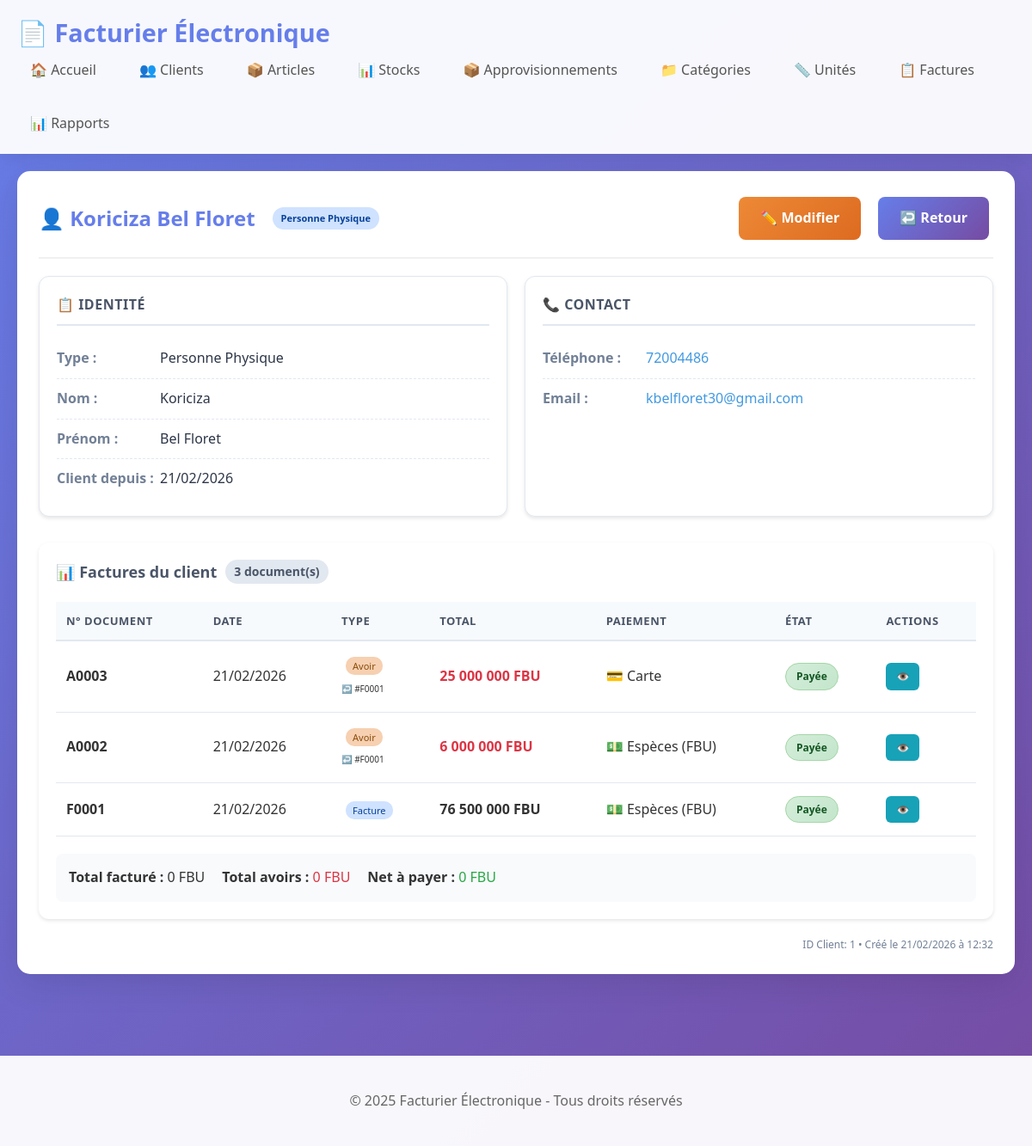
Screenshot of /client/1 with the database file from the repository.
### models.py (models this page shows, shortened)
class Client(db.Model):
    __tablename__ = 'clients'
    id = db.Column(db.Integer, primary_key=True)
    type_client = db.Column(db.String(10), nullable=False, default='person')
    nom = db.Column(db.String(100), nullable=False)
    prenom = db.Column(db.String(100))
    quartier = db.Column(db.String(100))
    avenue = db.Column(db.String(100))
    numero = db.Column(db.String(20))
    nif = db.Column(db.String(50))
    telephone = db.Column(db.String(20))
    email = db.Column(db.String(100))
    date_creation = db.Column(db.DateTime, default=datetime.utcnow)
    factures = db.relationship('Facture', back_populates='client', lazy=True)

class Facture(db.Model):
    __tablename__ = 'factures'
    id = db.Column(db.Integer, primary_key=True)
    numero = db.Column(db.String(20), unique=True)
    client_id = db.Column(db.Integer, db.ForeignKey('clients.id'))
    date_creation = db.Column(db.DateTime, default=datetime.utcnow)
    type_document = db.Column(db.String(20), default='facture')
    facture_originale_id = db.Column(db.Integer, db.ForeignKey('factures.id'), nullable=True)
    facture_originale = db.relationship('Facture', remote_side=[id], backref='avoirs')
    devise = db.Column(db.String(10), nullable=True)
    paiement = db.Column(db.String(50))
    etat = db.Column(db.String(50), default='En attente')
    total = db.Column(db.Float, default=0)
    notes = db.Column(db.Text)
    client = db.relationship('Client', back_populates='factures')
    lignes = db.relationship('LigneFacture', backref='facture', lazy=True, cascade='all, delete-orphan')

### app.py (the view)
@app.route('/client/<int:id>')
def client_detail(id):
    client = Client.query.get_or_404(id)
    return render_template('client.html', client=client)

### templates/client.html (shortened to what this page needs)
{% extends "base.html" %}
{% block content %}
<div class="card">
    <div class="card-header">
        <h2 style="display: flex; align-items: center; gap: 10px;">
            {% if client.type_client == 'person' %}
                👤 {{ client.nom }} {{ client.prenom or '' }}
            {% else %}
                🏢 {{ client.nom }}
            {% endif %}
            <span class="type-badge {% if client.type_client == 'person' %}type-person{% else %}type-societe{% endif %}">
                {% if client.type_client == 'person' %}
                    Personne Physique
                {% else %}
                    {{ client.type_client }}
                {% endif %}
            </span>
        </h2>
        <div style="display: flex; gap: 10px;">
            <a href="{{ url_for('client_edit', id=client.id) }}" class="btn btn-warning">
                ✏️ Modifier
            </a>
            <a href="{{ url_for('clients_list') }}" class="btn btn-primary">
                ↩️ Retour
            </a>
        </div>
    </div>
    <div class="info-grid">
        <div class="info-card">
            <h3>📋 Identité</h3>
            <div class="info-row">
                <span class="info-label">Type :</span>
                <span class="info-value">
                    {% if client.type_client == 'person' %}
                        Personne Physique
                    {% else %}
                        {{ client.type_client }}
                    {% endif %}
                </span>
            </div>
            <div class="info-row">
                <span class="info-label">Nom :</span>
                <span class="info-value">{{ client.nom }}</span>
            </div>
            {% if client.type_client == 'person' and client.prenom %}
            <div class="info-row">
                <span class="info-label">Prénom :</span>
                <span class="info-value">{{ client.prenom }}</span>
            </div>
            {% endif %}
            <div class="info-row">
                <span class="info-label">Client depuis :</span>
                <span class="info-value">{{ client.date_creation.strftime('%d/%m/%Y') if client.date_creation else '-' }}</span>
            </div>
        </div>
        <div class="info-card">
            <h3>📞 Contact</h3>
            {% if client.telephone %}
            <div class="info-row">
                <span class="info-label">Téléphone :</span>
                <span class="info-value">
                    <a href="tel:{{ client.telephone }}" style="color: #4299e1; text-decoration: none;">
                        {{ client.telephone }}
                    </a>
                </span>
            </div>
            {% endif %}
            {% if client.email %}
            <div class="info-row">
                <span class="info-label">Email :</span>
                <span class="info-value">
                    <a href="mailto:{{ client.email }}" style="color: #4299e1; text-decoration: none;">
                        {{ client.email }}
                    </a>
                </span>
            </div>
            {% endif %}
        </div>
    </div>
    <div class="factures-section">
        <h3>
            📊 Factures du client
            <span class="factures-count">{{ client.factures|length }} document(s)</span>
        </h3>
        {% if client.factures %}
        <div class="table-container">
            <table>
                <thead>
                    <tr>
                        <th>N° Document</th>
                        <th>Date</th>
                        <th>Type</th>
                        <th>Total</th>
                        <th>Paiement</th>
                        <th>État</th>
                        <th>Actions</th>
                    </tr>
                </thead>
                <tbody>
                    {% for facture in client.factures|sort(attribute='date_creation', reverse=true) %}
                    <tr>
                        <td>
                            <strong>{{ facture.numero or facture.id }}</strong>
                        </td>
                        <td>{{ facture.date_creation.strftime('%d/%m/%Y') if facture.date_creation else '-' }}</td>
                        <td>
                            {% if facture.type_document == 'avoir' %}
                                <span class="document-type document-avoir">Avoir</span>
                            {% else %}
                                <span class="document-type document-facture">Facture</span>
                            {% endif %}
                            {% if facture.type_document == 'avoir' and facture.facture_originale %}
                                <br>
                                <small style="font-size: 10px;">↩️ #{{ facture.facture_originale.numero }}</small>
                            {% endif %}
                        </td>
                        <td>
                            <strong {% if facture.type_document == 'avoir' %}style="color: #dc3545;"{% endif %}>
                                {{ "{:,.0f}".format(facture.total).replace(',', ' ') }} FBU
                            </strong>
                        </td>
                        <td>
                            {% if facture.paiement %}
                                {% if facture.paiement == 'espèces' %}
                                    💵 Espèces
                                    {% if facture.devise %}
                                        ({{ facture.devise }})
                                    {% endif %}
                                {% elif facture.paiement == 'carte' %}
                                    💳 Carte
                                {% elif facture.paiement == 'crédit' %}
                                    📝 Crédit
                                {% elif facture.paiement == 'banque' %}
                                    🏦 Virement
                                {% elif facture.paiement == 'mobile' %}
                                    📱 Mobile money
                                {% else %}
                                    {{ facture.paiement }}
                                {% endif %}
                            {% else %}
                                -
                            {% endif %}
                        </td>
                        <td>
                            <span class="etat-badge
                                {% if facture.etat == 'Payée' %}etat-paye
                                {% elif facture.etat == 'Annulée' %}etat-annulee
                                {% else %}etat-attente{% endif %}">
                                {{ facture.etat }}
                            </span>
                        </td>
                        <td>
                            <a href="{{ url_for('facture_detail', id=facture.id) }}"
                               class="btn-sm btn-info-sm" title="Voir détails">
                                👁️
                            </a>
                        </td>
                    </tr>
                    {% endfor %}
                </tbody>
            </table>
        </div>
        <div style="margin-top: 20px; padding: 15px; background: #f8fafc; border-radius: 8px; display: flex; gap: 20px; flex-wrap: wrap;">
            {% set total_factures = 0 %}
            {% set total_avoirs = 0 %}
            {% for f in client.factures %}
                {% if f.type_document == 'facture' %}
                    {% set total_factures = total_factures + f.total %}
                {% else %}
                    {% set total_avoirs = total_avoirs + f.total %}
                {% endif %}
            {% endfor %}
            <div>
                <strong>Total facturé :</strong>
                {{ "{:,.0f}".format(total_factures).replace(',', ' ') }} FBU
            </div>
            <div>
                <strong>Total avoirs :</strong>
                <span style="color: #dc3545;">{{ "{:,.0f}".format(total_avoirs).replace(',', ' ') }} FBU</span>
            </div>
            <div>
                <strong>Net à payer :</strong>
                <span style="color: #28a745;">{{ "{:,.0f}".format(total_factures - total_avoirs).replace(',', ' ') }} FBU</span>
            </div>
        </div>
        {% endif %}
    </div>
    <div class="client-footer">
        ID Client: {{ client.id }} • Créé le {{ client.date_creation.strftime('%d/%m/%Y à %H:%M') if client.date_creation else '-' }}
    </div>
</div>
{% endblock %}

### static/style.css (style rules this page uses)
* { margin: 0; padding: 0; box-sizing: border-box; }
body { font-family: 'Segoe UI', Tahoma, Geneva, Verdana, sans-serif; line-height: 1.6; color: #333; background: linear-gradient(135deg, #667eea 0%, #764ba2 100%); min-height: 100vh; }
a { text-decoration: none; color: #667eea; }
.card { background: white; border-radius: 15px; padding: 25px; margin-bottom: 25px; box-shadow: 0 10px 40px rgba(0,0,0,0.1); transition: transform 0.3s; }
.card-header { display: flex; justify-content: space-between; align-items: center; flex-wrap: wrap; margin-bottom: 20px; padding-bottom: 15px; border-bottom: 2px solid #f0f0f0; }
.card-header h2 { color: #667eea; font-size: 1.5rem; }
table { width: 100%; border-collapse: collapse; background: white; }
th { background: #667eea; color: white; font-weight: 600; padding: 15px; text-align: left; }
td { padding: 15px; border-bottom: 1px solid #f0f0f0; }
.btn { display: inline-block; padding: 12px 25px; border: none; border-radius: 8px; font-size: 16px; font-weight: 600; cursor: pointer; transition: all 0.3s; margin: 5px; text-align: center; min-width: 120px; }
.btn-primary { background: linear-gradient(135deg, #667eea 0%, #764ba2 100%); color: white; }
.btn-warning { background: linear-gradient(135deg, #ed8936 0%, #dd6b20 100%); color: white; }
.btn-sm { padding: 8px 15px; font-size: 14px; min-width: auto; }

### templates/client.html (style rules this page uses)
.etat-badge { padding: 5px 12px; border-radius: 20px; font-size: 12px; font-weight: 600; display: inline-block; }
.etat-paye { background: linear-gradient(135deg, #d4edda 0%, #c3e6cb 100%); color: #155724; border: 1px solid #a5d6a7; }
.type-badge { padding: 4px 10px; border-radius: 15px; font-size: 11px; font-weight: 600; display: inline-block; margin-left: 10px; }
.type-person { background: #cfe2ff; color: #084298; }
.info-grid { display: grid; grid-template-columns: repeat(auto-fit, minmax(300px, 1fr)); gap: 20px; margin-bottom: 30px; }
.info-card { background: white; border-radius: 12px; padding: 20px; box-shadow: 0 2px 4px rgba(0,0,0,0.1); border: 1px solid #e2e8f0; transition: transform 0.2s; }
.info-card h3 { margin: 0 0 15px 0; color: #4a5568; font-size: 16px; text-transform: uppercase; letter-spacing: 0.5px; border-bottom: 2px solid #e2e8f0; padding-bottom: 10px; }
.info-row { display: flex; padding: 10px 0; border-bottom: 1px dashed #e2e8f0; }
.info-row:last-child { border-bottom: none; }
.info-label { font-weight: 600; color: #718096; width: 120px; flex-shrink: 0; }
.info-value { color: #2d3748; flex: 1; }
.factures-section { background: white; border-radius: 12px; padding: 20px; box-shadow: 0 2px 4px rgba(0,0,0,0.1); margin-top: 20px; }
.factures-section h3 { margin: 0 0 20px 0; color: #4a5568; font-size: 18px; display: flex; align-items: center; gap: 10px; }
.factures-count { background: #e2e8f0; color: #4a5568; padding: 3px 10px; border-radius: 15px; font-size: 14px; }
.table-container { overflow-x: auto; }
table { width: 100%; border-collapse: collapse; }
th { background: #f7fafc; color: #4a5568; padding: 12px; font-weight: 600; font-size: 13px; text-transform: uppercase; letter-spacing: 0.5px; border-bottom: 2px solid #e2e8f0; }
td { padding: 15px 12px; border-bottom: 1px solid #e2e8f0; vertical-align: middle; }
.document-type { font-size: 11px; padding: 3px 8px; border-radius: 10px; background: #e2e8f0; color: #4a5568; margin-left: 5px; }
.document-facture { background: #cfe2ff; color: #084298; }
.document-avoir { background: #f6d0b1; color: #8a4b0b; }
.btn-sm { padding: 6px 12px; font-size: 12px; border-radius: 6px; text-decoration: none; display: inline-flex; align-items: center; gap: 4px; transition: all 0.2s; }
.btn-info-sm { background: #17a2b8; color: white; }
.client-footer { margin-top: 20px; text-align: right; color: #718096; font-size: 12px; }

### rows the page displays
Client: nom "Koriciza", prenom "Bel Floret", date_creation "21/02/2026", telephone "72004486", email "kbelfloret30@gmail.com", id "1", date_creation "21/02/2026 à 12:32"
Facture: numero "A0003", date_creation "21/02/2026", type_document "Avoir", facture_originale.numero "F0001", total "25 000 000", paiement "💳 Carte", etat "Payée"
Facture: numero "A0002", date_creation "21/02/2026", type_document "Avoir", facture_originale.numero "F0001", total "6 000 000", devise "FBU", etat "Payée"
Facture: numero "F0001", date_creation "21/02/2026", type_document "Facture", total "76 500 000", devise "FBU", etat "Payée"

### other values shown
{{ client.factures|length }} "3"
{{ "{:,.0f}".format(total_factures).replace(',', ' ') }} "0"
{{ "{:,.0f}".format(total_avoirs).replace(',', ' ') }} "0"
{{ "{:,.0f}".format(total_factures - total_avoirs).replace(',', ' ') }} "0"
